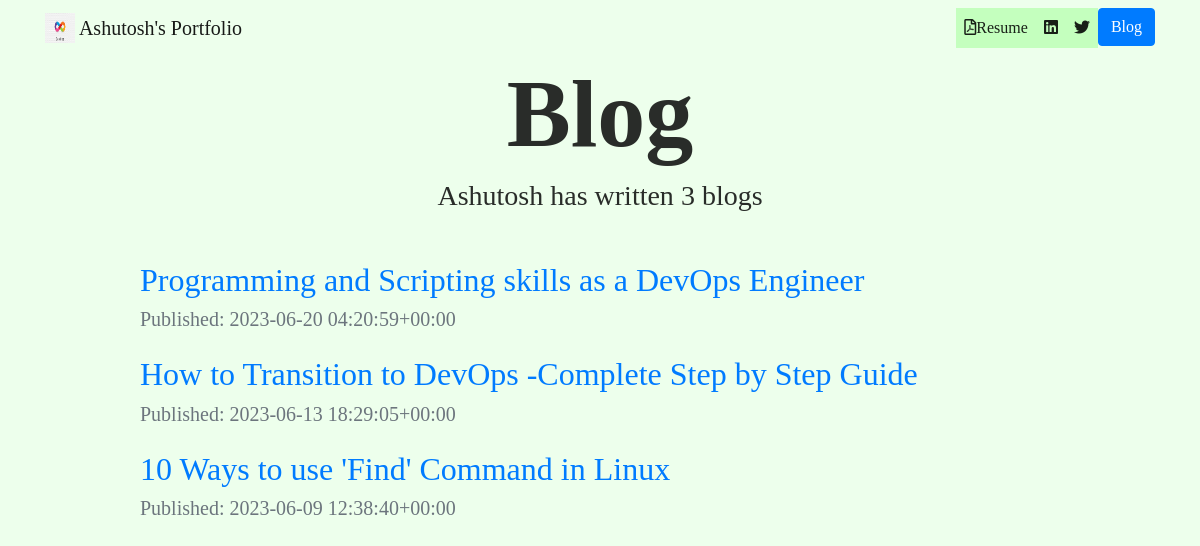
The page /blog/ on the database as committed earlier.
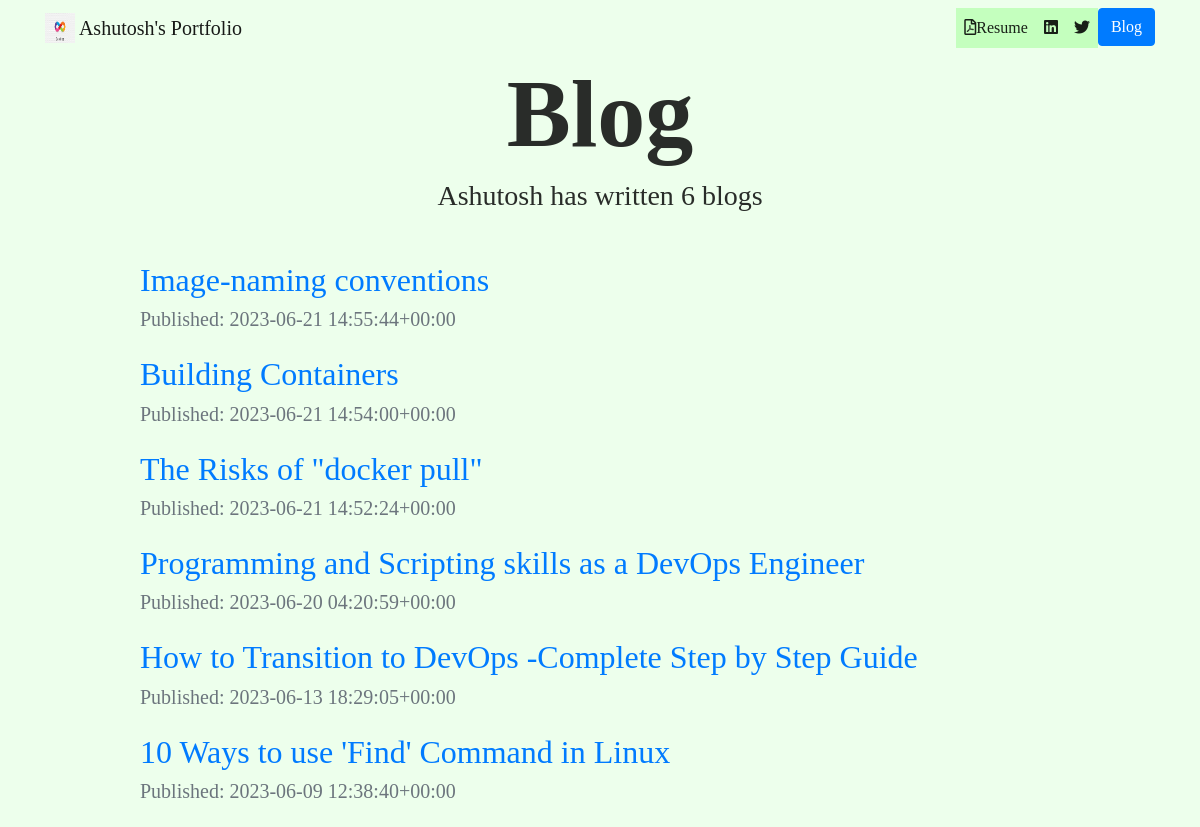
The same page on the database as committed later.
### blog/models.py (models this page shows, shortened)
class Blog(models.Model):
    title = models.CharField(max_length=200)
    content = models.TextField()
    created_date = models.DateTimeField(default=timezone.now)
    published_date = models.DateTimeField(blank=True, null=True)

### blog/views.py (the view)
# urls.py: path('', views.all_blogs, name='all_blogs'),
def all_blogs(request):
    blogs = Blog.objects.filter(published_date__lte=timezone.now()).order_by('-published_date')
    return render(request, 'blog/all_blogs.html', {'blogs':blogs})

### blog/templates/blog/all_blogs.html (shortened to what this page needs)
{% extends "portfolio/base.html" %}
{% load static %}
{% block content %}
<h1 id="blogtitle" class="font-weight-bold text-center">Blog</h1>
<h3 class="text-center mb-5">Ashutosh has written {{ blogs.count }} blog{{ blogs.count|pluralize }}</h3>
{% for blog in blogs %}
<div class="row justify-content-center my-3">
  <div class="col-md-10">
    <a href="{% url 'blog:blog_detail' pk=blog.pk %}">
      <h2>{{ blog.title }}</h2>
    </a>
    <h5 class="text-muted"> Published: {{ blog.published_date|upper}}</h5>
  </div>
</div>
{% endfor %}
{% endblock %}

### portfolio/templates/portfolio/base.html (shortened to what this page needs)
{% load static %}
<!doctype html>
<html lang="en">
<head>
  <link rel="stylesheet" href="https://stackpath.bootstrapcdn.com/bootstrap/4.4.1/css/bootstrap.min.css">
  <link rel="stylesheet" href="{% static "portfolio/custom.css" %}">
  <link rel="stylesheet" href="https://cdnjs.cloudflare.com/ajax/libs/font-awesome/5.15.3/css/all.min.css">
  <link rel="stylesheet" href="https://cdnjs.cloudflare.com/ajax/libs/font-awesome/5.15.3/css/all.min.css" />
  <link rel="stylesheet" href="https://cdnjs.cloudflare.com/ajax/libs/font-awesome/5.15.3/css/all.min.css">
</head>
<body>
  <nav id="topNav" class="navbar navbar-expand-md navbar-light">
    <div class="container">
      <a class="navbar-brand" href="{% url 'home' %}">
        <img src="{% static "portfolio/devops-icons1.png" %}" width="30" height="30" class="d-inline-block align-top" alt="Ashutosh's Logo">
        <span>Ashutosh's Portfolio</span>
      </a>
      <div class="collapse navbar-collapse text-center" id="navbarNav">
        <ul class="navbar-nav ml-auto">
          <li class="nav-item">
            <a class="nav-link" href="{% static "portfolio/My_Resume.pdf" %}"><i class="far fa-file-pdf"></i>Resume</a>
          </li>
          <li class="nav-item">
            <a class="nav-link" href="https://linkedin.com/in/ashutosh-apurva-🇮🇳-b18a18185" target="_blank"><i class="fab fa-linkedin"></i></a>
          </li>
          <li class="nav-item">
            <a class="nav-link" href="https://twitter.com/ashutosh_apurva" target="_blank"><i class="fab fa-twitter"></i></a>
          </li>
          <li>
            <a role="button" href="{% url 'blog:all_blogs' %}" class="btn btn-primary">Blog</a>
          </li>
        </ul>
      </div>
    </div>
  </nav>
  <div class="container">
    {% block content %}{% endblock %}
  </div>
</body>
</html>

### portfolio/static/portfolio/custom.css (style rules this page uses)
.navbar-nav .nav-link { background-color: rgba(140, 255, 127, 0.428) !important; color: rgba(0, 0, 0, 0.88) !important; }
body { font-family: 'Comic Sans MS', cursive; color: rgba(0, 0, 0, 0.829) !important; background-color: rgba(133, 255, 127, 0.144) !important; }
#blogtitle { font-size: 6rem; }

Rows that differ between the two databases and show on the page:
added Blog: title "Image-naming conventions", published_date "2023-06-21 14:55:44+00:00"
added Blog: title "Building Containers", published_date "2023-06-21 14:54:00+00:00"
added Blog: title "The Risks of \"docker pull\"", published_date "2023-06-21 14:52:24+00:00"
Other text that changed with them:
{{ blogs.count }}: "3" → "6"
